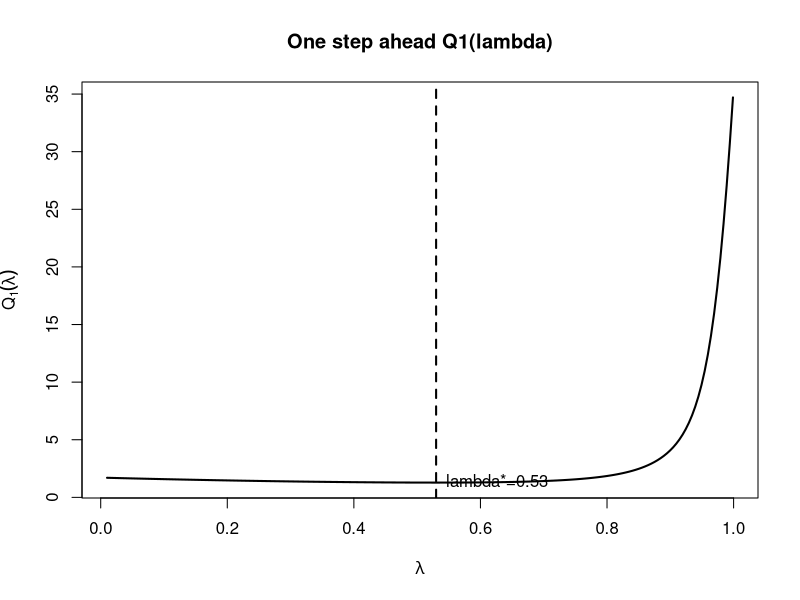

Write the R code that produced this figure.
rm(list = ls())
set.seed(123)

# 100 training data

n <- 100

# Stable mean and variance
# x_phase1 <- rnorm(n, mean = 0, sd = 1)

# Random walk
# x_phase1 <- cumsum(0.05 + rnorm(n, sd = 0.3))

# Abrupt mean shift
# x_phase1 <- c(rnorm(n/2, 0, 1), rnorm(n/2, 3, 1))

# Weak linear trend
 x_phase1 <- 0.02*(1:n) + rnorm(n, 0, 0.1)


# Forgetting factor mean recursion (finite)

ff_mean <- function(x, lambda) {
  n <- length(x)
  xbar <- numeric(n)
  xbar[1] <- x[1]
  
  for (t in 2:n) {
    a_t <- lambda * (1 - lambda^(t-1)) / (1 - lambda^t)
    b_t <- (1 - lambda) / (1 - lambda^t)
    xbar[t] <- a_t * xbar[t-1] + b_t * x[t]
  }
  xbar
}

# Objective function Q1(lambda) 

Q1_lambda <- function(lambda, x) {
  xbar <- ff_mean(x, lambda)
  sum( (x[2:length(x)] - xbar[1:(length(x)-1)])^2 )
}


# Estimate lambda* by using L-BFGS-B

estimate_lambda_LBFGSB <- function(x, init = 0.9, eps = 1e-6) {
  obj <- function(lam) Q1_lambda(lam, x)
  
  fit <- optim(
    par    = init,
    fn     = obj,
    method = "L-BFGS-B",
    lower  = eps,
    upper  = 1 - eps
  )
  
  list(lambda_star = fit$par,                  # Estimated optimal lambda
       Q1_min      = fit$value,                # Minimum value of Obj
       conv        = fit$convergence,          # 0 success, other fail
       message     = fit$message)
}


# Estimate lambda* by BFGS 

estimate_lambda_BFGS <- function(x, init_lambda = 0.9) {
  
  init_theta <- log(init_lambda / (1 - init_lambda))
  
  obj_theta <- function(theta) {
    lam <- 1 / (1 + exp(-theta))    
    Q1_lambda(lam, x)
  }
  
  fit <- optim(
    par    = init_theta,
    fn     = obj_theta,
    method = "BFGS"
  )
  
  lam_star <- 1 / (1 + exp(-fit$par))
  
  list(lambda_star = lam_star,
       Q1_min      = fit$value,
       conv        = fit$convergence,
       message     = fit$message)
}

# Run both estimators

fit_lbfgs <- estimate_lambda_LBFGSB(x_phase1, init = 0.8)
fit_bfgs  <- estimate_lambda_BFGS(x_phase1, init_lambda = 0.8)

cat(" Data-driven fixed lambda estimation \n")
cat(sprintf("L-BFGS-B: lambda* = %.4f,  Q1_min = %.4f\n",
            fit_lbfgs$lambda_star, fit_lbfgs$Q1_min))
cat(sprintf("BFGS:     lambda* = %.4f,  Q1_min = %.4f\n\n",
            fit_bfgs$lambda_star, fit_bfgs$Q1_min))


# Visualize Q1(lambda) curve

grid <- seq(0.01, 0.999, length.out = 200)
Qvals <- sapply(grid, Q1_lambda, x = x_phase1)

plot(grid, Qvals, type="l", lwd=2,
     xlab=expression(lambda), ylab=expression(Q[1](lambda)),
     main="One step ahead Q1(lambda)")
abline(v = fit_lbfgs$lambda_star, lty=2, lwd=2)
text(fit_lbfgs$lambda_star, min(Qvals),
     labels = paste0("lambda*=", round(fit_lbfgs$lambda_star,3)),
     pos=4)
